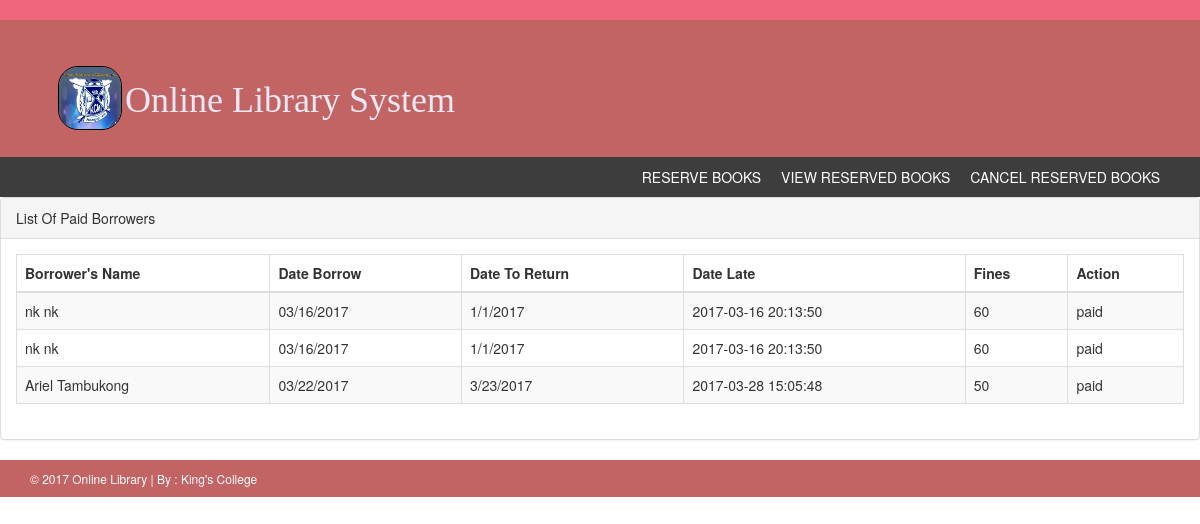
/index.php?page=paid_borrowers, run on the app's committed database.
### tables this page shows
CREATE TABLE `payment_borrowers` (
  `payment_borrowers_id` int(11) NOT NULL,
  `fines_value_id` int(11) NOT NULL,
  `book_id` int(11) NOT NULL,
  `student_id` int(11) NOT NULL,
  `total_fines` int(11) NOT NULL
);

CREATE TABLE `student` (
  `student_id` int(11) NOT NULL,
  `first_name` varchar(100) NOT NULL,
  `last_name` varchar(100) NOT NULL,
  `middle_name` varchar(100) NOT NULL,
  `age` int(11) NOT NULL,
  `gender` varchar(100) NOT NULL,
  `student_num_id` int(11) NOT NULL,
  `year_level` int(11) NOT NULL,
  `address` varchar(100) NOT NULL,
  `course_id` int(11) NOT NULL,
  `contact_number` int(11) NOT NULL,
  `contemporary_year` int(11) NOT NULL,
  `uncontemporary_year` int(11) NOT NULL,
  `email_address` varchar(100) NOT NULL,
  `birthdate` varchar(100) NOT NULL,
  `staff_type_id` int(11) NOT NULL
);

CREATE TABLE `book_borrow` (
  `book_borrow_id` int(11) NOT NULL,
  `student_id` int(11) NOT NULL,
  `date_today` varchar(100) NOT NULL,
  `date_return` varchar(100) NOT NULL,
  `date_value` datetime NOT NULL DEFAULT CURRENT_TIMESTAMP ON UPDATE CURRENT_TIMESTAMP COMMENT 'borrow; return',
  `book_id` int(11) NOT NULL,
  `status` varchar(100) NOT NULL COMMENT 'borrow; return'
);

CREATE TABLE `fines_value` (
  `fines_value_id` int(11) NOT NULL,
  `book_id` int(11) NOT NULL,
  `student_id` int(11) NOT NULL,
  `book_borrow_id` int(11) NOT NULL,
  `fines` int(11) NOT NULL,
  `status` varchar(100) NOT NULL COMMENT 'paid; unpaid'
);

### index.php (called while the page is built)
<?php
include('./config.php');
include('php/header.php');
if(isset($_GET['page'])){
    $page=$_GET['page'];
}else{
    $page='admin_panel';
}
include('php/'.$page.'.php');
include('php/footer.php');
?>

### php/paid_borrowers.php (the view, shortened to what this page needs)
<div class="panel panel-default">
                        <div class="panel-heading">
                            List Of Paid Borrowers
                        </div>
                        <div class="panel-body">
                            <div class="table-responsive">
                                <table class="table table-striped table-bordered table-hover">
                                    <thead>
                                        <tr>
                                            <th>Borrower's Name</th>
                                            <th>Date Borrow</th>
                                            <th>Date To Return</th>
                                            <th>Date Late</th>
                                            <th>Fines</th>
                                            <th>Action</th>
                                        </tr>
                                    </thead>
                                    <tbody>
                                        <tr>
                                       <?php
                                       include('config.php');
                                       $sql='SELECT payment_borrowers.payment_borrowers_id, payment_borrowers.total_fines, fines_value.book_borrow_id, book_borrow.date_today, book_borrow.date_return, book_borrow.date_value, fines_value.student_id, student.first_name, student.last_name, fines_value.status
                                            FROM payment_borrowers
                                            INNER JOIN fines_value
                                            ON fines_value.fines_value_id=payment_borrowers.fines_value_id
                                            INNER JOIN book_borrow
                                            ON book_borrow.book_borrow_id=fines_value.book_borrow_id
                                            INNER JOIN student
                                            ON student.student_id=fines_value.student_id';
                                       $qry=mysqli_query($CON, $sql) or die(mysqli_error($qry));
                                       while($row=mysqli_fetch_array($qry)){
                                            $total_fines=$row['total_fines'];
                                            $date_today=$row['date_today'];
                                            $date_return=$row['date_return'];
                                            $date_value=$row['date_value'];
                                            $first_name=$row['first_name'];
                                            $last_name=$row['last_name'];
                                            $status=$row['status'];
                                       ?>
                                            <td><?php echo $first_name.' '.$last_name; ?></td>
                                            <td><?php echo $date_today; ?></td>
                                            <td><?php echo $date_return; ?></td>
                                            <td><?php echo $date_value; ?></td>
                                            <td class="odd"><?php echo $total_fines; ?><div align="center">
                                            </td>
                                            <td class="odd"><?php echo $status; ?><div align="center">
                                            </td>
                                        </tr>
                                        <?php
                                        }
                                        ?>
                                    </tbody>
                                </table>
                            </div>
                        </div>
                    </div>

### php/header.php (shortened to what this page needs)
<!DOCTYPE html>
<html xmlns="http://www.w3.org/1999/xhtml">
<head>
    <link href="assets/css/bootstrap.css" rel="stylesheet" />
    <link href="assets/css/font-awesome.css" rel="stylesheet" />
    <link href="assets/css/style.css" rel="stylesheet" />
    <link href="assets/css/style2.css" rel="stylesheet" />
</head>
<body>
    <header>
    </header>
    <div class="navbar navbar-inverse set-radius-zero">
        <div class="container">
            <div class="navbar-header">
                <a class="navbar-brand" href="index.html">
                </a>
            </div>
            <div class="left-div">
                <div class="user-settings-wrapper">
                    <ul class="nav">
                        <li class="dropdown"><h1 style="color: #e8e8f5; font-family: century-gothic;text-align: center;margin-bottom: -55px;margin-left: -650px;">Online Library System</h1>
                            <a class="dropdown-toggle" data-toggle="dropdown" href="#" aria-expanded="false">
                                <img src="./assets/img/kings.jpg" style="margin-left: -20px;margin-top: -15px;border-radius: 20px;" width="2000" height="954" />
                            </a>
                        </li>
                    </ul>
                </div>
            </div>
        </div>
    </div>
    <section class="menu-section">
        <div class="container">
            <div class="row">
                <div class="col-md-12">
                    <div class="navbar-collapse collapse ">
                        <ul id="menu-top" class="nav navbar-nav navbar-right">
                            <li><a href="<?php echo $BASE_URL;?>index.php?page=reserve_books">Reserve Books</a></li>
                            <li><a href="<?php echo $BASE_URL;?>index.php?page=view_reserved">View Reserved Books</a></li>
                            <li><a href="<?php echo $BASE_URL;?>index.php?page=cancel_reserved">Cancel Reserved Books</a></li>
                        </ul>
                    </div>
                </div>
            </div>
        </div>
    </section>

### php/footer.php (shortened to what this page needs)
    <footer>
        <div class="container">
            <div class="row">
                <div class="col-md-12">
                    &copy; 2017 Online Library | By : <a href="" target="_blank">King's College</a>
                </div>
            </div>
        </div>
    </footer>
</body>
</html>

### assets/css/style.css (style rules this page uses)
body { font-family: 'Roboto', sans-serif; line-height: 30px; }
.set-radius-zero { border-radius: 0px; -moz-border-radius: 0px; -webkit-border-radius: 0px; }
header { background-color: #F0677C; color: #fff; padding: 10px; text-align: right; }
.left-div { padding-left: 30px; margin-top: 40px; margin-bottom: 30px; }
.navbar-brand { width: 250px; padding-top: 30px; }
.user-settings-wrapper .nav > li > a { position: relative; display: block; padding: 15px 18px; border-radius: 50%; -webkit-border-radius: 50%; -moz-border-radius: 50%; height: 60px; width: 60px; background-color: #F0677C; color: #fff; }
.user-settings-wrapper { margin-top: 10px; }
.user-settings-wrapper li { display: inline-block; }
.user-settings-wrapper img { height: 64px; width: 64px; border: 1px solid #000000; }
.menu-section { background-color: #3D3D3D; }
#menu-top a { color: #FFF; text-decoration: none; font-weight: 500; padding: 10px 10px 10px 10px; text-transform: uppercase; }
.navbar-inverse { background-color: #C36464; border-color: transparent; }
.navbar { margin-bottom: 0px; }
footer { padding: 10px; color: #fff; font-size: 12px; background-color: #C36464; }
footer a, footer a:hover { color: #fff; text-decoration: none; }

### assets/css/style2.css (style rules this page uses)
.dropdown { position: relative; display: inline-block; }
.navbar-nav > li { float: left; }
.nav > li { position: relative; display: block; }
.dropdown { position: relative; }
ul li { list-style: none; }
*, *::before, *::after { -webkit-box-sizing: border-box; -moz-box-sizing: border-box; box-sizing: border-box; }
.nav { list-style: none; }
body { font-family: 'Roboto', sans-serif; font-weight: 400px; }
body { font-family: "Helvetica Neue",Helvetica,Arial,sans-serif; font-size: 14px; line-height: 1.428571429; color: #333; }
html { font-size: 62.5%; }
html { font-family: sans-serif; -webkit-text-size-adjust: 100%; }
.navbar-nav > li > a { padding-top: 15px; padding-bottom: 15px; }
.navbar-nav > li > a { padding-top: 10px; padding-bottom: 10px; line-height: 20px; }
.nav > li > a { position: relative; display: block; padding: 10px 15px; }
a { -webkit-transition: 300ms; -moz-transition: 300ms; -o-transition: 300ms; transition: 300ms; }
a { color: #428bca; text-decoration: none; }
a { background: transparent; }
.navbar-nav > li > a { line-height: 20px; }
a { color: #428bca; }
ul, ol { margin-top: 0; margin-bottom: 10px; }

### data on the page
payment_borrowers: student.first_name "nk", student.last_name "nk", book_borrow.date_today "03/16/2017", book_borrow.date_return "1/1/2017", book_borrow.date_value "2017-03-16 20:13:50", total_fines "60", fines_value.status "paid"
payment_borrowers: student.first_name "nk", student.last_name "nk", book_borrow.date_today "03/16/2017", book_borrow.date_return "1/1/2017", book_borrow.date_value "2017-03-16 20:13:50", total_fines "60", fines_value.status "paid"
payment_borrowers: student.first_name "Ariel", student.last_name "Tambukong", book_borrow.date_today "03/22/2017", book_borrow.date_return "3/23/2017", book_borrow.date_value "2017-03-28 15:05:48", total_fines "50", fines_value.status "paid"
